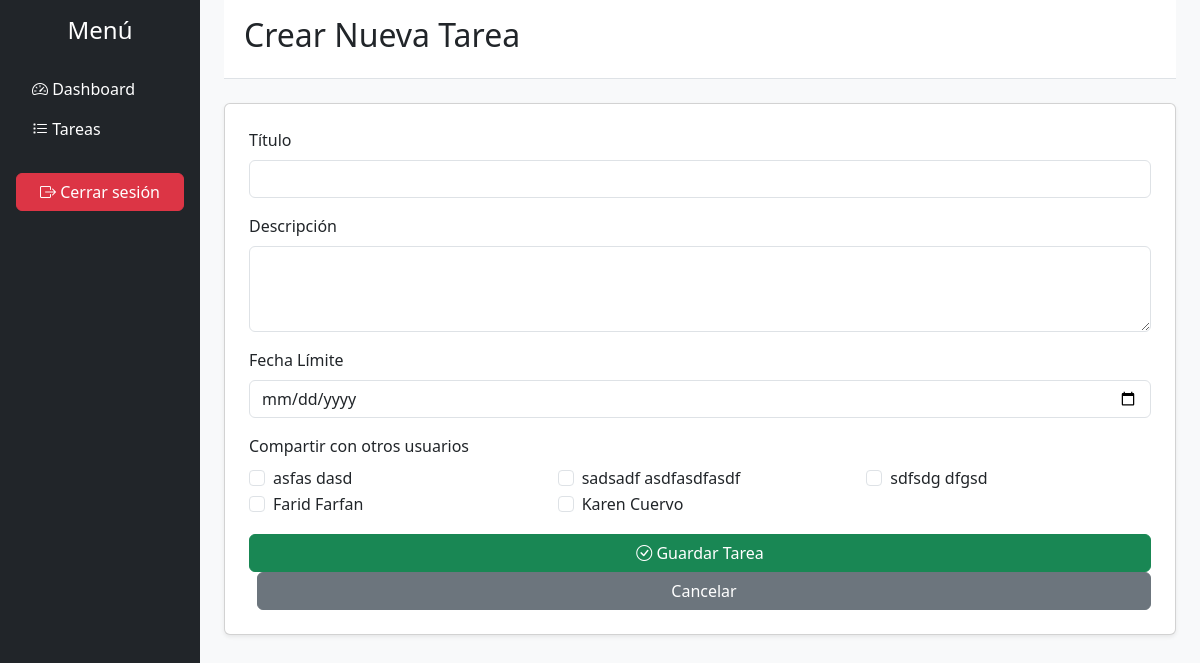
Page /views/registrar_tareas.php (signed in) on the committed database.
### tables this page shows
CREATE TABLE `personas` (
  `id_persona` int(11) NOT NULL,
  `nombre` varchar(100) NOT NULL,
  `apellido` varchar(100) NOT NULL,
  `dni` varchar(20) NOT NULL,
  `fecha_nac` date NOT NULL,
  `correo` varchar(150) NOT NULL,
  `username` varchar(100) NOT NULL,
  `password` varchar(255) NOT NULL,
  `estado` tinyint(1) NOT NULL DEFAULT 1
);

### views/registrar_tareas.php (the view, shortened to what this page needs)
<!DOCTYPE html>
<html lang="es">
<head>
    <link href="https://cdn.jsdelivr.net/npm/bootstrap@5.3.3/dist/css/bootstrap.min.css" rel="stylesheet" />
    <link rel="stylesheet" href="https://cdn.jsdelivr.net/npm/bootstrap-icons@1.12.1/font/bootstrap-icons.min.css" />
</head>
<body>
<div class="container-fluid">
    <div class="row">
        <nav class="col-md-2 d-none d-md-block sidebar p-3 bg-dark text-white">
            <h4 class="text-center mb-4">Menú</h4>
            <ul class="nav flex-column">
                <a class="nav-link text-white" href="dashboard.php"><i class="bi bi-speedometer2"></i> Dashboard</a>
                <a class="nav-link text-white" href="tareas.php"><i class="bi bi-list-task"></i> Tareas</a>
                <li class="nav-item mt-4">
                    <a class="btn btn-danger w-100" href="../login.php"><i class="bi bi-box-arrow-right"></i> Cerrar sesión</a>
                </li>
            </ul>
        </nav>
        <main class="col-md-10 ms-sm-auto px-md-4">
            <div class="topbar py-3 border-bottom">
                <h2>Crear Nueva Tarea</h2>
            </div>
            <div class="mt-4">
                <form method="POST" action="../controllers/tareaController.php" class="card p-4 shadow-sm">
                    <div class="mb-3">
                        <label for="titulo" class="form-label">Título</label>
                        <input type="text" class="form-control" id="titulo" name="titulo" required>
                    </div>
                    <div class="mb-3">
                        <label for="descripcion" class="form-label">Descripción</label>
                        <textarea class="form-control" id="descripcion" name="descripcion" rows="3"></textarea>
                    </div>
                    <div class="mb-3">
                        <label for="fecha_limite" class="form-label">Fecha Límite</label>
                        <input type="date" class="form-control" id="fecha_limite" name="fecha_limite" required>
                    </div>
                    <div class="mb-3">
                        <label class="form-label">Compartir con otros usuarios</label>
                        <div class="row">
                            <?php
                            include '../model/conexion.php';
                            $query = "SELECT id_persona, nombre, apellido FROM personas WHERE estado = 1";
                            $result = $conexion->query($query);
                            while ($row = $result->fetch_assoc()) {
                                echo "
                                <div class='col-md-4'>
                                    <div class='form-check'>
                                        <input class='form-check-input' type='checkbox' name='usuarios[]' value='{$row['id_persona']}' id='user{$row['id_persona']}'>
                                        <label class='form-check-label' for='user{$row['id_persona']}'>
                                            {$row['nombre']} {$row['apellido']}
                                        </label>
                                    </div>
                                </div>";
                            }
                            ?>
                        </div>
                    </div>
                    <button type="submit" class="btn btn-success"><i class="bi bi-check-circle"></i> Guardar Tarea</button>
                    <a href="tareas.php" class="btn btn-secondary ms-2">Cancelar</a>
                </form>
            </div>
        </main>
    </div>
</div>
</body>
</html>

### views/registrar_tareas.php (style rules this page uses)
body { background-color: #f8f9fa; }
.sidebar { height: 100vh; background-color: #343a40; color: white; }
.sidebar a { color: white; text-decoration: none; }
.topbar { background-color: white; padding: 10px 20px; border-bottom: 1px solid #dee2e6; }

### rows in the picture
personas: nombre "asfas", apellido "dasd"
personas: nombre "sadsadf", apellido "asdfasdfasdf"
personas: nombre "sdfsdg", apellido "dfgsd"
personas: nombre "Farid", apellido "Farfan"
personas: nombre "Karen", apellido "Cuervo"
